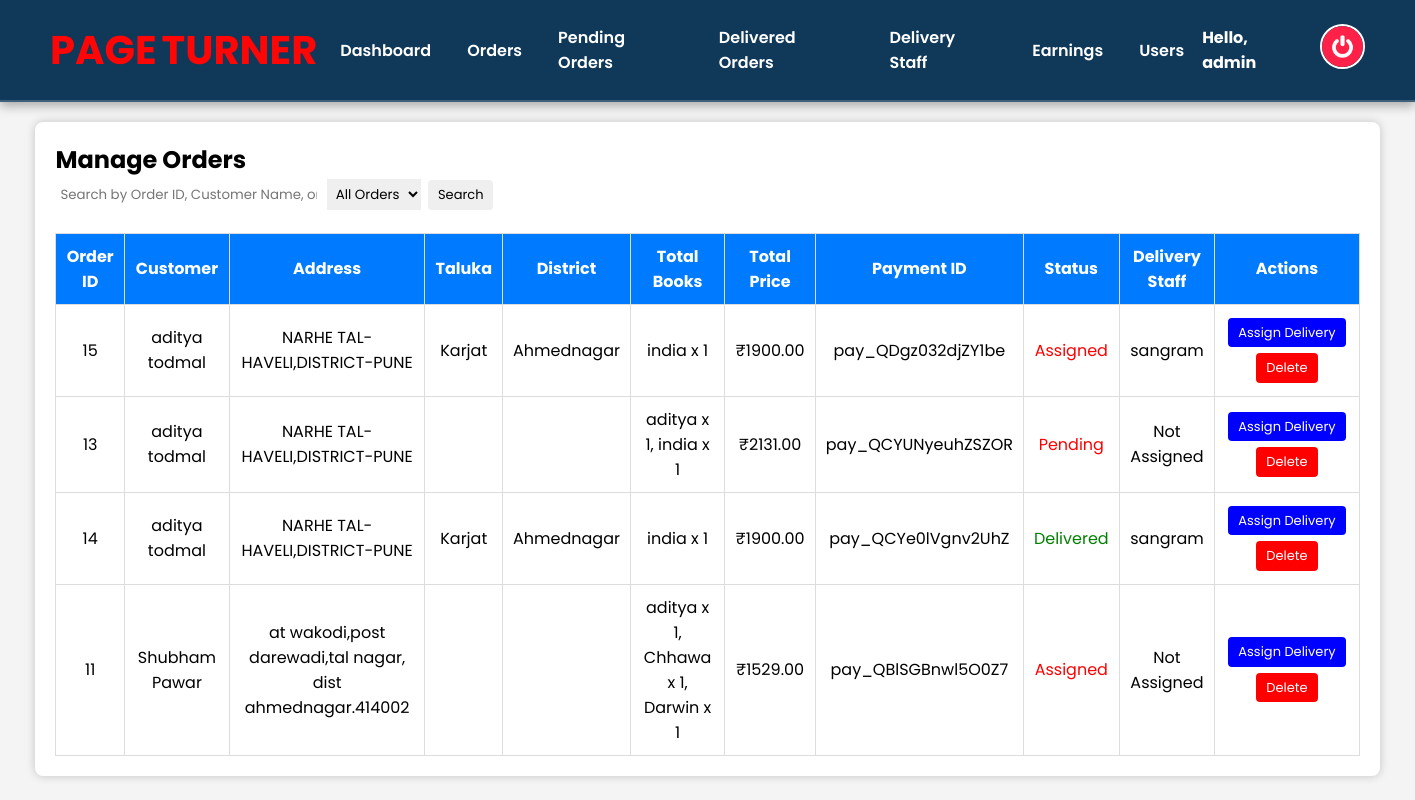
Before: /admin_manage_orders.php (signed in) with the older database file.
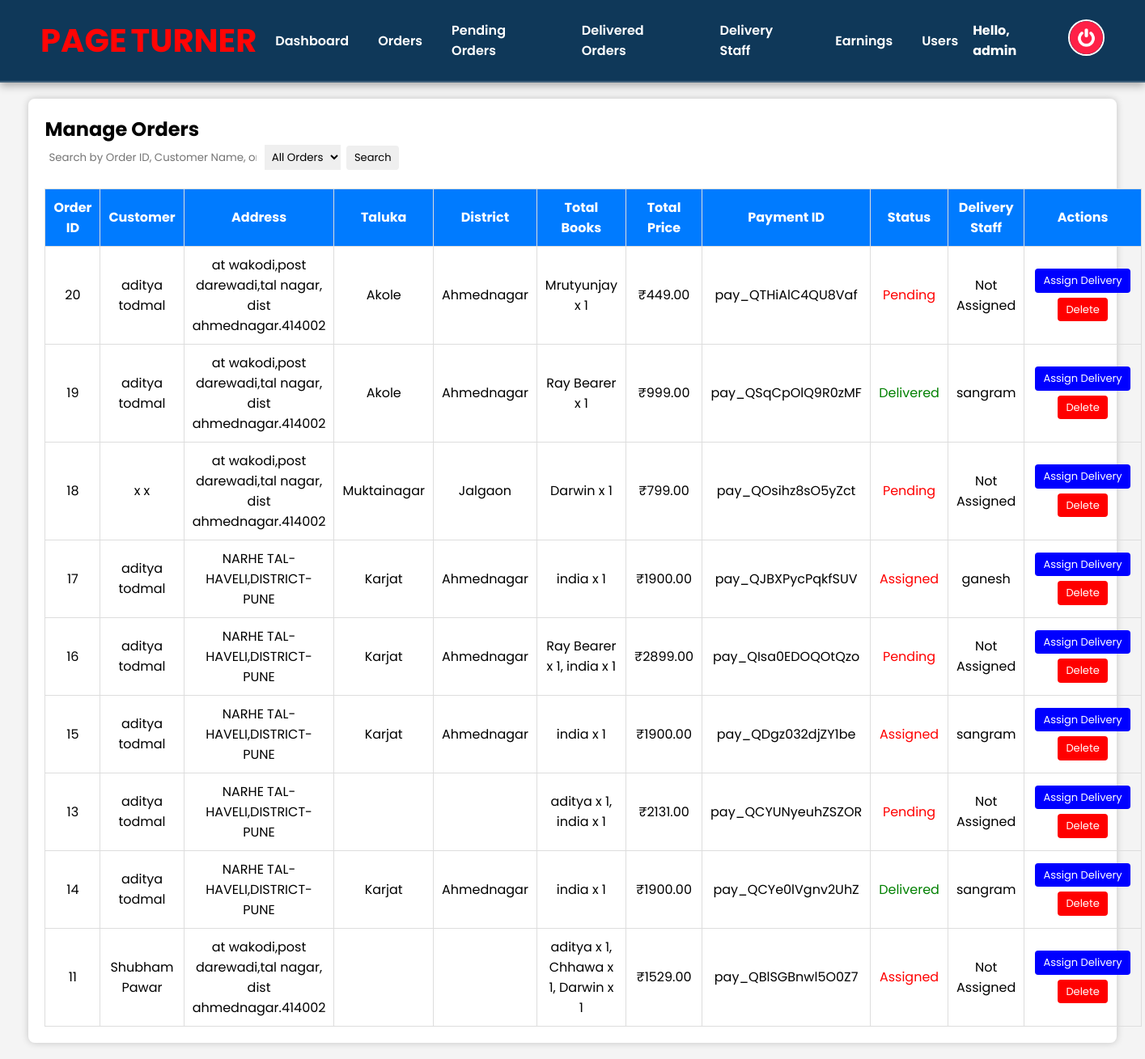
After: the same page with the newer database file.
### tables this page shows
CREATE TABLE `confirm_order` (
  `id` int(11) NOT NULL,
  `user_id` int(11) NOT NULL,
  `name` varchar(255) NOT NULL,
  `number` varchar(15) NOT NULL,
  `email` varchar(255) NOT NULL,
  `address` text NOT NULL,
  `total_books` text NOT NULL,
  `total_price` decimal(10,2) NOT NULL,
  `order_date` date NOT NULL DEFAULT curdate(),
  `payment_id` varchar(255) DEFAULT NULL,
  `payment_status` enum('pending','success','failed') NOT NULL DEFAULT 'pending',
  `delivery_staff_id` int(11) DEFAULT NULL,
  `order_status` varchar(50) DEFAULT 'Pending',
  `district` varchar(255) NOT NULL,
  `taluka` varchar(255) NOT NULL
);

CREATE TABLE `delivery_staff` (
  `id` int(11) NOT NULL,
  `name` varchar(255) NOT NULL,
  `email` varchar(255) NOT NULL,
  `phone` varchar(15) NOT NULL,
  `password` varchar(255) NOT NULL,
  `status` enum('Active','Inactive') DEFAULT 'Active',
  `created_at` timestamp NOT NULL DEFAULT current_timestamp(),
  `state` varchar(255) NOT NULL DEFAULT 'Maharashtra',
  `district` varchar(255) NOT NULL,
  `taluka` text DEFAULT NULL
);

### admin_manage_orders.php (the view, shortened to what this page needs)
<?php
include 'config.php';
$search_query = "";
$filter_query = "";
$order_query = "
    SELECT confirm_order.*, delivery_staff.name AS delivery_staff_name, confirm_order.taluka, confirm_order.district
    FROM confirm_order
    LEFT JOIN delivery_staff ON confirm_order.delivery_staff_id = delivery_staff.id
    $search_query $filter_query
    ORDER BY confirm_order.order_date DESC
";
$orders = mysqli_query($conn, $order_query) or die(mysqli_error($conn));
?>
<!DOCTYPE html>
<html lang="en">
<head>
    <link rel="stylesheet" href="css/admin.css">
</head>
<body>
<?php include 'admin_header.php'; ?>
<div class="container">
    <h2>Manage Orders</h2>
    <div class="search-box">
        <form method="GET">
            <input type="text" name="search" placeholder="Search by Order ID, Customer Name, or Payment ID">
            <select name="filter_status">
                <option value="all">All Orders</option>
            </select>
            <button type="submit" class="btn">Search</button>
        </form>
    </div>
    <table>
        <tr>
            <th>Order ID</th>
            <th>Customer</th>
            <th>Address</th>
            <th>Taluka</th>
            <th>District</th>
            <th>Total Books</th>
            <th>Total Price</th>
            <th>Payment ID</th>
            <th>Status</th>
            <th>Delivery Staff</th>
            <th>Actions</th>
        </tr>
        <?php while ($row = mysqli_fetch_assoc($orders)) { ?>
            <tr>
                <td><?php echo $row['id']; ?></td>
                <td><?php echo $row['name']; ?></td>
                <td><?php echo $row['address']; ?></td>
                <td><?php echo $row['taluka']; ?></td>
                <td><?php echo $row['district']; ?></td>
                <td><?php echo $row['total_books']; ?></td>
                <td>₹<?php echo $row['total_price']; ?></td>
                <td><?php echo $row['payment_id']; ?></td>
                <td style="color:
                    <?php
                        if ($row['order_status'] == 'delivered') {
                            echo 'green';
                        } elseif ($row['order_status'] == 'assigned') {
                            echo '#FFD700';
                        } else {
                            echo 'red';
                        }
                    ?>;">
                    <?php echo ucfirst($row['order_status']); ?>
                </td>
                <td><?php echo !empty($row['delivery_staff_name']) ? $row['delivery_staff_name'] : 'Not Assigned'; ?></td>
                <td>
                    <a href="assign_delivery.php?order_id=<?= $row['id']; ?>" class="btn btn-assign">Assign Delivery</a>
                    <form method="POST" onsubmit="return confirm('Are you sure you want to delete this order?');">
                        <button type="submit" name="delete_order" class="btn btn-delete">Delete</button>
                    </form>
                </td>
            </tr>
        <?php } ?>
    </table>
</div>
</body>
</html>

Changed rows visible on the page:
added confirm_order: id "20", name "aditya todmal", address "at wakodi,post darewadi,tal nagar, dist ahmednagar.414002", taluka "Akole", district "Ahmednagar", total_books "Mrutyunjay x 1", total_price "449.00", payment "pay_QTHiAlC4QU8Vaf", order_status "Pending", shows "Not Assigned"
added confirm_order: id "19", name "aditya todmal", address "at wakodi,post darewadi,tal nagar, dist ahmednagar.414002", taluka "Akole", district "Ahmednagar", total_books "Ray Bearer x 1", total_price "999.00", payment "pay_QSqCpOlQ9R0zMF", order_status "Delivered", delivery_staff.name "sangram"
added confirm_order: id "18", name "x x", address "at wakodi,post darewadi,tal nagar, dist ahmednagar.414002", taluka "Muktainagar", district "Jalgaon", total_books "Darwin x 1", total_price "799.00", payment "pay_QOsihz8sO5yZct", order_status "Pending", shows "Not Assigned"
added confirm_order: id "17", name "aditya todmal", address "NARHE TAL-HAVELI,DISTRICT-PUNE", taluka "Karjat", district "Ahmednagar", total_books "india x 1", total_price "1900.00", payment "pay_QJBXPycPqkfSUV", order_status "Assigned", delivery_staff.name "ganesh"
added confirm_order: id "16", name "aditya todmal", address "NARHE TAL-HAVELI,DISTRICT-PUNE", taluka "Karjat", district "Ahmednagar", total_books "Ray Bearer x 1, india x 1", total_price "2899.00", payment "pay_QIsa0EDOQOtQzo", order_status "Pending", shows "Not Assigned"
